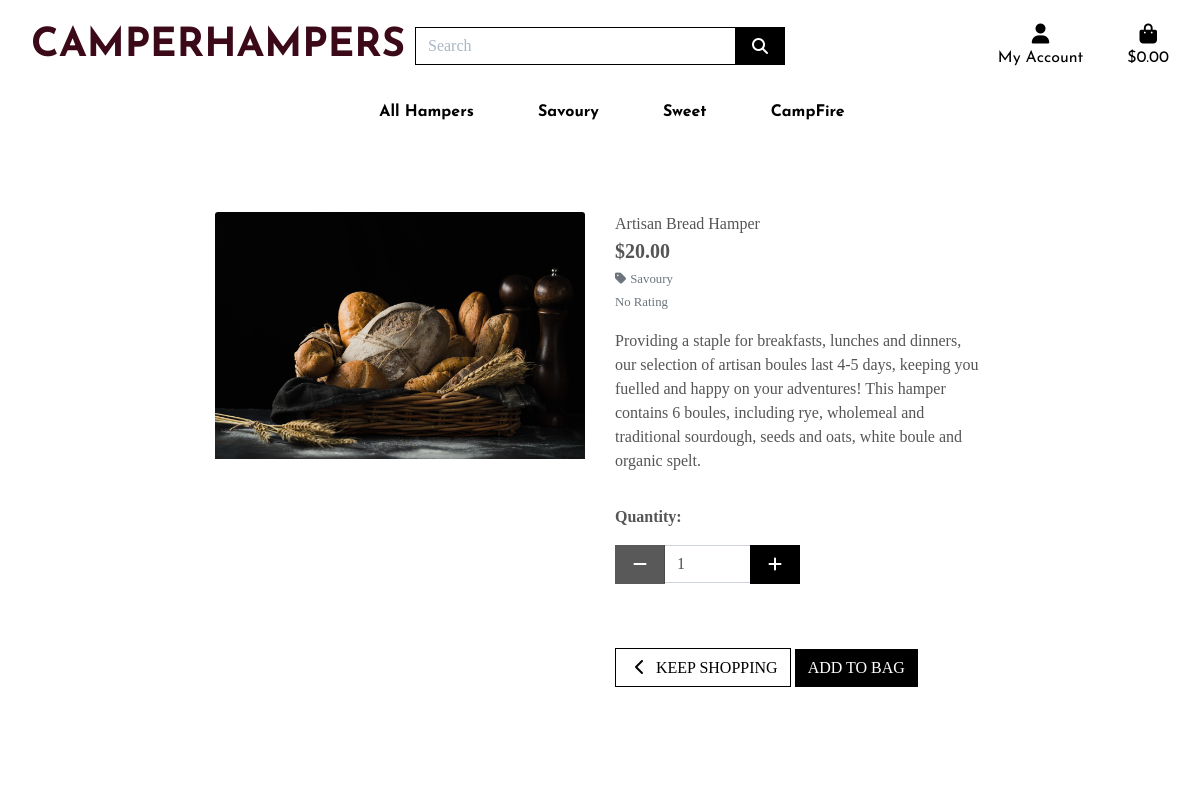
Screenshot of /products/2/ with the database file from the repository.
### products/models.py (models this page shows, shortened)
class Product(models.Model):
    category = models.ForeignKey('Category', null=True, blank=True, on_delete=models.SET_NULL)
    sku = models.CharField(max_length=254, null=True, blank=True)
    name = models.CharField(max_length=254)
    description = models.TextField()
    price = models.DecimalField(max_digits=6, decimal_places=2)
    rating = models.DecimalField(max_digits=6, decimal_places=2, null=True, blank=True)
    image_url = models.URLField(max_length=1024, null=True, blank=True)
    image = models.ImageField(null=True, blank=True)

class Category(models.Model):
    class Meta:
        verbose_name_plural = 'Categories'
    name = models.CharField(max_length=254)
    friendly_name = models.CharField(max_length=254, null=True, blank=True)

### products/views.py (the view)
# urls.py: path('<int:product_id>/', views.product_detail, name='product_detail'),
def product_detail(request, product_id):
    product = get_object_or_404(Product, pk=product_id)
    context = {
        'product': product,
    }
    return render(request, 'products/product_detail.html', context)

### bag/contexts.py (called while the page is built, shortened)
def bag_contents(request):
    bag_items = []
    total = 0
    product_count = 0
    bag = request.session.get('bag', {})
    delivery = total * Decimal(settings.STANDARD_DELIVERY_PERCENTAGE / 100)
    grand_total = delivery + total
    context = {
        'bag_items': bag_items,
        'total': total,
        'product_count': product_count,
        'delivery': delivery,
        'grand_total': grand_total,
    }
    return context

### products/templates/products/product_detail.html (shortened to what this page needs)
{% extends "base.html" %}
{% load static %}
{% block page_header %}
    <div class="container header-container">
    </div>
{% endblock %}
{% block content %}
    <div class="overlay"></div>
    <div class="container-fluid">
        <div class="row">
            <div class="col-12 col-md-6 col-lg-4 offset-lg-2">
                <div class="image-container my-5">
                    {% if product.image %}
                        <a href="{{ product.image.url }}" target="_blank">
                            <img class="card-img-top img-fluid" src="{{ product.image.url }}" alt="{{ product.name }}">
                        </a>
                        {% else %}
                        <a href="">
                            <img class="card-img-top img-fluid" src="{{ MEDIA_URL }}noimage.png" alt="{{ product.name }}">
                        </a>
                    {% endif %}
                </div>
            </div>
            <div class="col-12 col-md-6 col-lg-4">
                <div class="product-details-container mb-5 mt-md-5">
                    <p class="mb-0">{{ product.name }}</p>
                    <p class="lead mb-0 text-left font-weight-bold">${{ product.price }}</p>
                    {% if product.category %}
                    <p class="small mt-1 mb-0">
                        <a class="text-muted" href="{% url 'products' %}?category={{ product.category.name }}">
                            <i class="fas fa-tag mr-1"></i>{{ product.category.friendly_name }}
                        </a>
                    </p>
                    {% endif %}
                    {% if product.rating %}
                        <small class="text-muted"><i class="fas fa-star mr-1"></i>{{ product.rating }} / 5</small>
                    {% else %}
                        <small class="text-muted">No Rating</small>
                    {% endif %}
                    <p class="mt-3">{{ product.description }}</p>
                    <form class="form" action="{% url 'add_to_bag' product.id %}" method="POST">
                        <div class="form-row">
                            {% with product.has_sizes as s %}
                            <div class="col-12">
                                <p class="mt-3"><strong>Quantity:</strong></p>
                                <div class="form-group w-50">
                                    <div class="input-group">
                                        <div class="input-group-prepend">
                                            <button class="decrement-qty btn btn-black rounded-0"
                                                data-item_id="{{ product.id }}" id="decrement-qty_{{ product.id }}">
                                                <span class="icon">
                                                    <i class="fas fa-minus"></i>
                                                </span>
                                            </button>
                                        </div>
                                        <input class="form-control qty_input" type="number"
                                            name="quantity" value="1" min="1" max="99"
                                            data-item_id="{{ product.id }}"
                                            id="id_qty_{{ product.id }}">
                                        <div class="input-group-append">
                                            <button class="increment-qty btn btn-black rounded-0"
                                                data-item_id="{{ product.id }}" id="increment-qty_{{ product.id }}">
                                                <span class="icon">
                                                    <i class="fas fa-plus"></i>
                                                </span>
                                            </button>
                                        </div>
                                    </div>
                                </div>
                            </div>
                            <div class="col{% if s %}-12 mt-2{% endif %}">
                                <a href="{% url 'products' %}" class="btn btn-outline-black rounded-0 mt-5">
                                    <span class="icon">
                                        <i class="fas fa-chevron-left"></i>
                                    </span>
                                    <span class="text-uppercase">Keep Shopping</span>
                                </a>
                                <input type="submit" class="btn btn-black rounded-0 text-uppercase mt-5" value="Add to Bag">
                            </div>
                            {% endwith %}
                        </div>
                    </form>
                </div>
            </div>
        </div>
    </div>
{% endblock %}

### static/css/base.css (style rules this page uses)
html { height: 100%; }
body { background: url('/media/homepage_banner.jpg') no-repeat center center fixed; background-size: cover; height: calc(100vh - 164px); color: #555; font-family: 'Julius Sans One'; }
.icon { align-items: center; display: inline-flex; justify-content: center; height: 1.5rem; width: 1.5rem; }
.btn-black { background: black; color: white; }
.btn-outline-black { background: white; color: black !important; border: 1px solid black; }
.overlay { height: 100%; width: 100%; top: 0; left: 0; position: fixed; background: white; z-index: -1; }
@media (min-width: 1200px) { .container { max-width: 80%; } }
@media (min-width: 992px) { .header-container { padding-top: 164px; } }

### rows the page displays
Product: image (picture), name "Artisan Bread Hamper", price "20.00", category.friendly_name "Savoury", description "Providing a staple for breakfasts, lunches and dinners, our selection of artisan boules last 4-5 days, keeping you fuelled and happy on your adventures! This hamper contains 6 boules, including rye, wholemeal and traditional sourdough, seeds and oats, white boule and organic spelt."
